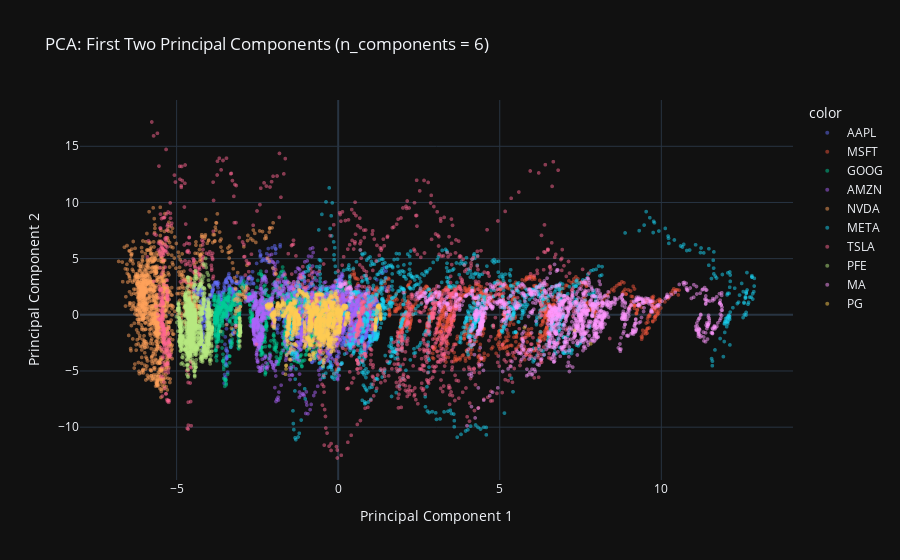

The code cell stored with this chart in its notebook:
### Markdown cell above
#### Not a bad start, when messing with different setting on the Plotly graph above you can definitely see some of the clustering of some of the tickers.  Let's update our pca dataframe with our optimized number of components (n_components = 6) and see what changes.

### Code cell
components_pca = PCA(n_components = 6)

core_pca_optimized = components_pca.fit_transform(core_stock_scaled)

pca_df_optimized = pd.DataFrame(data = core_pca_optimized, columns = [f'PC{i+1}' for i in range(6)])

fig_pca_optimized = px.scatter(
    pca_df_optimized,
    x = 'PC1',
    y = 'PC2',
    color = tickers,
    title = 'PCA: First Two Principal Components (n_components = 6)',
    labels = {'PC1' : 'Principal Component 1', 'PC2' : 'Principal Component 2'},
    template = 'plotly_dark',
    opacity = 0.5
)

fig_pca_optimized.update_traces(marker = dict(size = 4))

fig_pca_optimized.show()

### Figure 1 — Plotly figure (JSON) as saved in the notebook; plotly's stock layout.template omitted (floating-point values rounded to 4 significant figures; data arrays with more than 128 entries replaced by an {"elided": "..."} marker saying what was removed)
{"data": [{"hovertemplate": "color=AAPL<br>Principal Component 1=%{x}<br>Principal Component 2=%{y}<extra></extra>", "legendgroup": "AAPL", "marker": {"color": "#636efa", "opacity": 0.5, "size": 4, "symbol": "circle"}, "mode": "markers", "name": "AAPL", "showlegend": true, "type": "scattergl", "x": {"elided": "1333 float values"}, "xaxis": "x", "y": {"elided": "1333 float values"}, "yaxis": "y"}, {"hovertemplate": "color=MSFT<br>Principal Component 1=%{x}<br>Principal Component 2=%{y}<extra></extra>", "legendgroup": "MSFT", "marker": {"color": "#EF553B", "opacity": 0.5, "size": 4, "symbol": "circle"}, "mode": "markers", "name": "MSFT", "showlegend": true, "type": "scattergl", "x": {"elided": "1382 float values"}, "xaxis": "x", "y": {"elided": "1382 float values"}, "yaxis": "y"}, {"hovertemplate": "color=GOOG<br>Principal Component 1=%{x}<br>Principal Component 2=%{y}<extra></extra>", "legendgroup": "GOOG", "marker": {"color": "#00cc96", "opacity": 0.5, "size": 4, "symbol": "circle"}, "mode": "markers", "name": "GOOG", "showlegend": true, "type": "scattergl", "x": {"elided": "1382 float values"}, "xaxis": "x", "y": {"elided": "1382 float values"}, "yaxis": "y"}, {"hovertemplate": "color=AMZN<br>Principal Component 1=%{x}<br>Principal Component 2=%{y}<extra></extra>", "legendgroup": "AMZN", "marker": {"color": "#ab63fa", "opacity": 0.5, "size": 4, "symbol": "circle"}, "mode": "markers", "name": "AMZN", "showlegend": true, "type": "scattergl", "x": {"elided": "1382 float values"}, "xaxis": "x", "y": {"elided": "1382 float values"}, "yaxis": "y"}, {"hovertemplate": "color=NVDA<br>Principal Component 1=%{x}<br>Principal Component 2=%{y}<extra></extra>", "legendgroup": "NVDA", "marker": {"color": "#FFA15A", "opacity": 0.5, "size": 4, "symbol": "circle"}, "mode": "markers", "name": "NVDA", "showlegend": true, "type": "scattergl", "x": {"elided": "1382 float values"}, "xaxis": "x", "y": {"elided": "1382 float values"}, "yaxis": "y"}, {"hovertemplate": "color=META<br>Principal Component 1=%{x}<br>Principal Component 2=%{y}<extra></extra>", "legendgroup": "META", "marker": {"color": "#19d3f3", "opacity": 0.5, "size": 4, "symbol": "circle"}, "mode": "markers", "name": "META", "showlegend": true, "type": "scattergl", "x": {"elided": "1382 float values"}, "xaxis": "x", "y": {"elided": "1382 float values"}, "yaxis": "y"}, {"hovertemplate": "color=TSLA<br>Principal Component 1=%{x}<br>Principal Component 2=%{y}<extra></extra>", "legendgroup": "TSLA", "marker": {"color": "#FF6692", "opacity": 0.5, "size": 4, "symbol": "circle"}, "mode": "markers", "name": "TSLA", "showlegend": true, "type": "scattergl", "x": {"elided": "1382 float values"}, "xaxis": "x", "y": {"elided": "1382 float values"}, "yaxis": "y"}, {"hovertemplate": "color=PFE<br>Principal Component 1=%{x}<br>Principal Component 2=%{y}<extra></extra>", "legendgroup": "PFE", "marker": {"color": "#B6E880", "opacity": 0.5, "size": 4, "symbol": "circle"}, "mode": "markers", "name": "PFE", "showlegend": true, "type": "scattergl", "x": {"elided": "1382 float values"}, "xaxis": "x", "y": {"elided": "1382 float values"}, "yaxis": "y"}, {"hovertemplate": "color=MA<br>Principal Component 1=%{x}<br>Principal Component 2=%{y}<extra></extra>", "legendgroup": "MA", "marker": {"color": "#FF97FF", "opacity": 0.5, "size": 4, "symbol": "circle"}, "mode": "markers", "name": "MA", "showlegend": true, "type": "scattergl", "x": {"elided": "1382 float values"}, "xaxis": "x", "y": {"elided": "1382 float values"}, "yaxis": "y"}, {"hovertemplate": "color=PG<br>Principal Component 1=%{x}<br>Principal Component 2=%{y}<extra></extra>", "legendgroup": "PG", "marker": {"color": "#FECB52", "opacity": 0.5, "size": 4, "symbol": "circle"}, "mode": "markers", "name": "PG", "showlegend": true, "type": "scattergl", "x": {"elided": "1382 float values"}, "xaxis": "x", "y": {"elided": "1382 float values"}, "yaxis": "y"}], "layout": {"legend": {"title": {"text": "color"}, "tracegroupgap": 0}, "title": {"text": "PCA: First Two Principal Components (n_components = 6)"}, "xaxis": {"anchor": "y", "domain": [0, 1], "title": {"text": "Principal Component 1"}}, "yaxis": {"anchor": "x", "domain": [0, 1], "title": {"text": "Principal Component 2"}}}}
